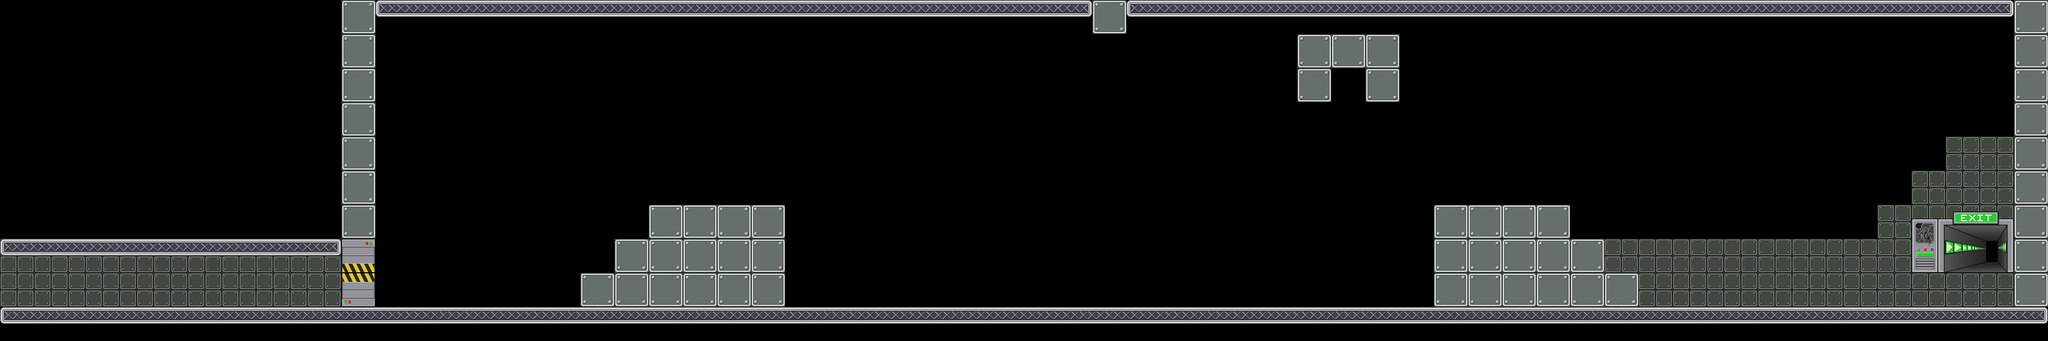

Tiled map render using the project's own tile images. Description and the map definition, with tile-layer contents summarised, below:
An orthogonal 60x10 tile map with 64x64 px tiles, 2 tile layers (foreground, front), 20 tilesets and 74 objects (Attractive).

<map version="1.0" orientation="orthogonal" width="60" height="10" tilewidth="64" tileheight="64">
 <tileset firstgid="1" name="mur" tilewidth="64" tileheight="64">
  <image source="data/mur.png" trans="ffffff" width="64" height="64" />
 </tileset>
 <tileset firstgid="2" name="sol" tilewidth="64" tileheight="64">
  <image source="data/sol.png" trans="ffffff" width="64" height="64" />
 </tileset>
 <tileset firstgid="3" name="alone" tilewidth="64" tileheight="64">
  <image source="data/alone.png" width="64" height="64" />
 </tileset>
 <tileset firstgid="4" name="left" tilewidth="64" tileheight="64">
  <image source="data/left.png" width="64" height="64" />
 </tileset>
 <tileset firstgid="5" name="mid" tilewidth="64" tileheight="64">
  <image source="data/mid.png" width="64" height="64" />
 </tileset>
 <tileset firstgid="6" name="right" tilewidth="64" tileheight="64">
  <image source="data/right.png" width="64" height="64" />
 </tileset>
 <tileset firstgid="7" name="portebas" tilewidth="64" tileheight="64">
  <image source="data/portebas.png" width="64" height="64" />
 </tileset>
 <tileset firstgid="8" name="portehaut" tilewidth="64" tileheight="64">
  <image source="data/portehaut.png" width="64" height="64" />
 </tileset>
 <tileset firstgid="9" name="fin" tilewidth="192" tileheight="128">
  <image source="data/fin.png" width="192" height="128" />
 </tileset>
 <tileset firstgid="10" name="citerne" tilewidth="418" tileheight="632">
  <tileoffset x="0" y="632" />
  <image source="data/citerne.png" width="418" height="632" />
 </tileset>
 <tileset firstgid="11" name="container1" tilewidth="610" tileheight="276">
  <tileoffset x="0" y="195" />
  <image source="data/container1.png" width="610" height="276" />
 </tileset>
 <tileset firstgid="12" name="container2" tilewidth="480" tileheight="330">
  <tileoffset x="0" y="280" />
  <image source="data/container2.png" width="480" height="330" />
 </tileset>
 <tileset firstgid="13" name="cable1" tilewidth="77" tileheight="372">
  <tileoffset x="0" y="372" />
  <properties>
   <property name="anim" value="true" />
   <property name="frames" value="8" />
  </properties>
  <image source="data/cable1.png" width="77" height="372" />
 </tileset>
 <tileset firstgid="14" name="passerelle1" tilewidth="198" tileheight="342">
  <tileoffset x="0" y="342" />
  <image source="data/passerelle1.png" width="198" height="342" />
 </tileset>
 <tileset firstgid="15" name="passerelle2" tilewidth="122" tileheight="599">
  <tileoffset x="0" y="599" />
  <properties>
   <property name="anim" value="true" />
   <property name="frames" value="8" />
  </properties>
  <image source="data/passerelle2.png" width="122" height="599" />
 </tileset>
 <tileset firstgid="16" name="cable2" tilewidth="46" tileheight="243">
  <tileoffset x="0" y="243" />
  <properties>
   <property name="anim" value="true" />
   <property name="frames" value="8" />
  </properties>
  <image source="data/cable2.png" width="46" height="243" />
 </tileset>
 <tileset firstgid="17" name="mur2" tilewidth="64" tileheight="64">
  <image source="data/mur2.png" width="64" height="64" />
 </tileset>
 <tileset firstgid="18" name="lampe1" tilewidth="64" tileheight="64">
  <properties>
   <property name="anim" value="true" />
   <property name="frames" value="4" />
  </properties>
  <image source="data/lampe1.png" width="67" height="64" />
 </tileset>
 <tileset firstgid="19" name="lampe2" tilewidth="64" tileheight="64">
  <properties>
   <property name="anim" value="true" />
   <property name="frames" value="4" />
  </properties>
  <image source="data/lampe2.png" width="64" height="64" />
 </tileset>
 <tileset firstgid="20" name="cable" tilewidth="64" tileheight="64">
  <image source="data/cable.png" width="64" height="64" />
 </tileset>
 <layer name="foreground" width="70" height="10">
  <data>[700 cells, 52 non-empty, 1 distinct tile ids]</data>
 </layer>
 <layer name="front" width="70" height="10">
  <data>[700 cells, 172 non-empty, 8 distinct tile ids]</data>
 </layer>
 <objectgroup color="#00ff00" name="wall" width="70" height="10">
  <object x="3776" y="0" width="64" height="576" />
  <object x="640" y="0" width="64" height="576" />
  <object x="1408" y="448" width="64" height="128" />
  <object x="2688" y="448" width="64" height="128" />
  <object x="2496" y="64" width="64" height="64" />
  <object x="2560" y="64" width="64" height="128" />
  <object x="2432" y="64" width="64" height="128" />
 </objectgroup>
 <objectgroup color="#0000ff" name="platform" width="70" height="10">
  <object x="640" y="576" width="3200" height="64" />
  <object x="704" y="0" width="3072" height="64" />
  <object x="2688" y="384" width="256" height="64" />
  <object x="2944" y="448" width="64" height="64" />
  <object x="3008" y="512" width="64" height="64" />
  <object x="1152" y="448" width="64" height="64" />
  <object x="1216" y="384" width="256" height="64" />
  <object x="1088" y="512" width="64" height="64" />
 </objectgroup>
 <objectgroup color="#ffffff" name="movable" width="70" height="10" />
 <objectgroup color="#ff6666" name="destroyable" width="70" height="10" />
 <objectgroup color="#800000" name="metalman" width="70" height="10">
  <object x="768" y="512" width="64" height="64">
   <properties>
    <property name="powers" value="Alu" />
   </properties>
  </object>
 </objectgroup>
 <objectgroup color="#800000" name="generator" width="70" height="10">
  <object type="Attractive" x="2496" y="128" width="64" height="64">
   <properties>
    <property name="enabled" value="true" />
    <property name="id" value="2" />
   </properties>
  </object>
 </objectgroup>
 <objectgroup color="#66ccff" name="switch" width="70" height="10">
  <object x="1856" y="320" width="64" height="64">
   <properties>
    <property name="id" value="2" />
   </properties>
  </object>
  <object x="2496" y="192" width="64" height="64">
   <properties>
    <property name="id" value="2" />
   </properties>
  </object>
 </objectgroup>
 <objectgroup color="#e6e6e6" name="metal" width="70" height="10" />
 <objectgroup color="#333333" name="gate" width="70" height="10">
  <object x="1920" y="384" width="64" height="64">
   <properties>
    <property name="animid" value="9" />
    <property name="next" value="8" />
    <property name="prev" value="10" />
    <property name="type" value="MillieuHD" />
   </properties>
  </object>
  <object x="1536" y="384" width="64" height="64">
   <properties>
    <property name="animid" value="2" />
    <property name="next" value="3" />
    <property name="prev" value="1" />
    <property name="type" value="MillieuHG" />
   </properties>
  </object>
  <object x="1664" y="384" width="64" height="64">
   <properties>
    <property name="animid" value="4" />
    <property name="next" value="5" />
    <property name="prev" value="3" />
    <property name="type" value="MillieuHG" />
   </properties>
  </object>
  <object x="1984" y="384" width="64" height="64">
   <properties>
    <property name="animid" value="10" />
    <property name="next" value="9" />
    <property name="prev" value="11" />
    <property name="type" value="MillieuHD" />
   </properties>
  </object>
  <object x="1856" y="384" width="64" height="64">
   <properties>
    <property name="animid" value="8" />
    <property name="next" value="7" />
    <property name="prev" value="9" />
    <property name="type" value="MillieuHD" />
   </properties>
  </object>
  </objectgroup>
 <objectgroup color="#004080" name="acid" width="70" height="10">
  <!-- 38 objects omitted --></objectgroup>
 <objectgroup color="#ffff00" name="arc" width="70" height="10" />
 <objectgroup color="#ffff00" name="levelend" width="70" height="10">
  <!-- 1 objects omitted --></objectgroup>
 <objectgroup color="#800080" name="gateswitch" width="70" height="10">
  <!-- 1 objects omitted --></objectgroup>
 <objectgroup name="lamps" width="70" height="10" />
</map>
<!-- 50 of 74 objects omitted -->
